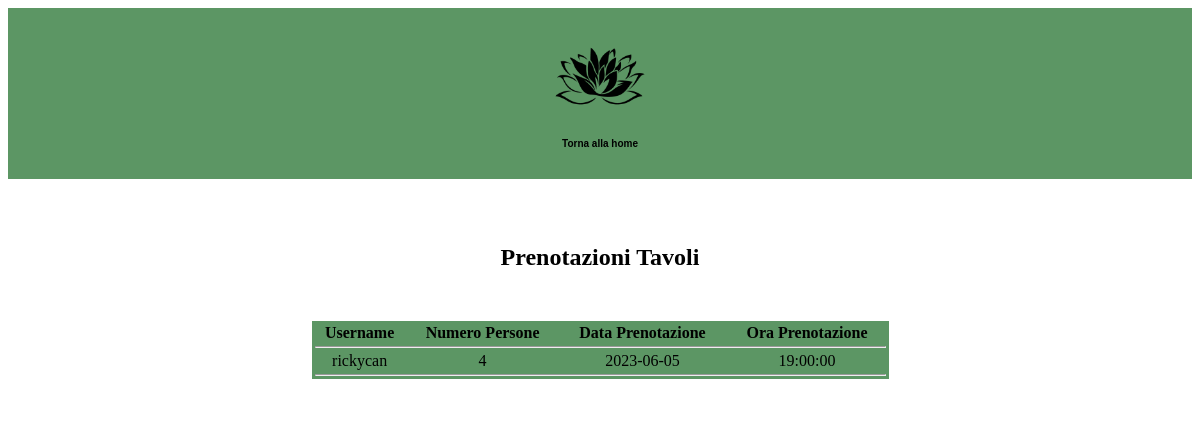
/file/tab_prenotazioni_clienti.php (signed in), run on an earlier commit of the app's database.
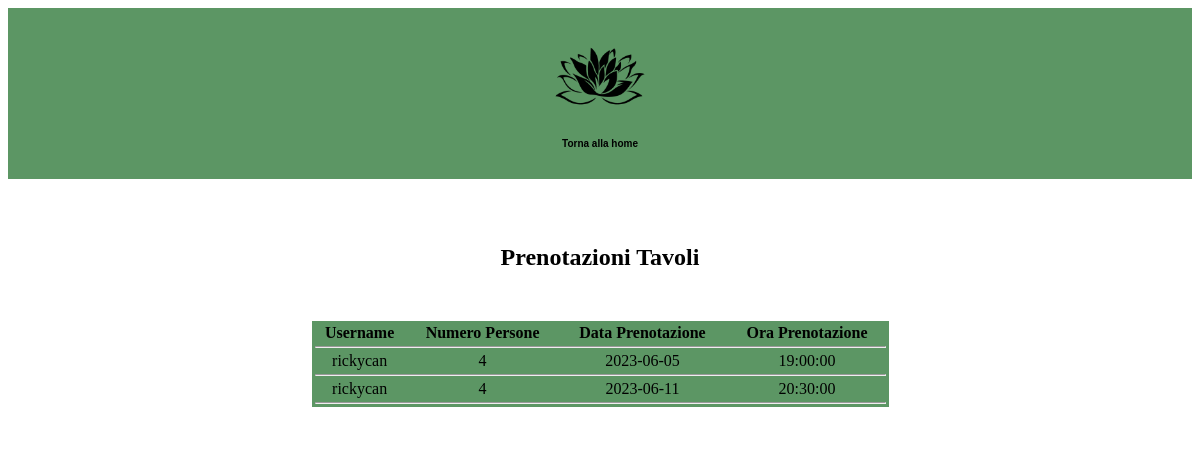
And on a later commit of the database.
### tables this page shows
CREATE TABLE IF NOT EXISTS `prenotazioni` (
  `username` char(50) DEFAULT NULL,
  `numero_persone` int(11) DEFAULT NULL,
  `data_prenotazione` date DEFAULT NULL,
  `ora_prenotazione` time DEFAULT NULL
);

### file/tab_prenotazioni_clienti.php (the view, shortened to what this page needs)
<?php
    require("../../database/dati_connessione_db.php");
?>
<!DOCTYPE html>
<html lang="en">
<head>
    <link rel="stylesheet" href="../../style.css">
</head>
<body style="background-color: white">
    <nav>
        <div class="tornahome">
            <a href="../home_clienti.php"><img src="../../img/home/sfondo.png" alt=""></a>
            <p>Torna alla home</p>
        </div>
    </nav>
    <main style="background-color: white">
        <h2 style="color: black; margin: 0; padding-top: 50px; padding-bottom: 50px">Prenotazioni Tavoli</h2>
        <?php
            $conn = new mysqli($db_servername, $db_username, $db_password, $db_name);
            $username = $_SESSION["username"];
            $myquery = "SELECT * FROM prenotazioni WHERE username = '$username'";
            $ris = $conn->query($myquery) or die("<p>Query fallita!</p>");
            if ($ris->num_rows > 0) {
                echo "<table class='tabaccesso'>";
                echo "<tr><th>Username</th><th>Numero Persone</th><th>Data Prenotazione</th><th>Ora Prenotazione</th></tr>";
                echo "<tr><td colspan='4'><hr style='margin: 0px'></td></tr>";
                while ($row = $ris->fetch_assoc()) {
                    $numeroPersone = $row["numero_persone"];
                    $dataPrenotazione = $row["data_prenotazione"];
                    $oraPrenotazione = $row["ora_prenotazione"];
                    echo "<tr style='text-align: center'>";
                    echo "<td>" . $username . "</td>";
                    echo "<td>" . $numeroPersone . "</td>";
                    echo "<td>" . $dataPrenotazione . "</td>";
                    echo "<td>" . $oraPrenotazione . "</td>";
                    echo "</tr>";
                    echo "<tr><td colspan='4'><hr style='margin: 0px'></td></tr>";
                }
                echo "</table>";
            } else {
                echo "<p style='width: 100%; text-align: center'>Nessuna prenotazione trovata per questo account.</p>";
            }
        ?>
    </main>
</body>
</html>

What changed in the data, as far as the page shows it:
added prenotazioni: numero_persone "4", data_prenotazione "2023-06-11", ora_prenotazione "20:30:00"
